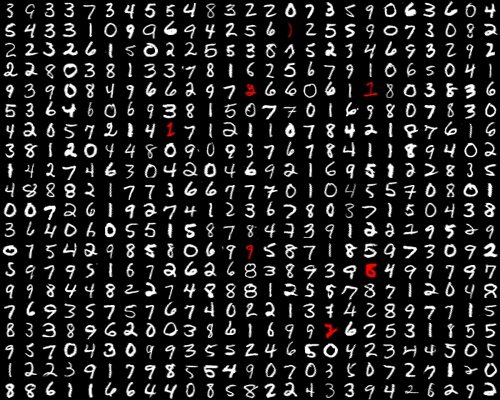
//> input picture lib/svm/svmsamples/assets/test.jpg, 500 x 400 px
$ ./sampletest   (built with g++ and OpenCV 4)
//> lines starting //> are read from the running program, lines starting //| are printed output that depends on the picture; after the words box and inside, x2 and y2 are one past the last pixel; in counts of white or black regions, pixels touching at a corner belong together
#include <iostream>
#include <opencv2/highgui.hpp>
#include <opencv2/imgproc.hpp>
#include <opencv2/objdetect.hpp>
#include <opencv2/ml.hpp>

using namespace std;
using namespace cv;

int cellSize = 20;
float affineFlags = WARP_INVERSE_MAP | INTER_LINEAR;
string imagepath = "assets/test.jpg";
string traineddatapath = "assets/trainedData.yml";

HOGDescriptor hog = HOGDescriptor(
    Size(20, 20), // winSize
    Size(8, 8), // blockSize
    /* Size(10, 10), //blockSize */
    Size(4, 4), // blockStride
    Size(8, 8), // cellSize
    9, // nbins
    1, // derivAper
    -1.0, // winSigma
    HOGDescriptor::L2Hys, // histogramNormType
    0.2, // L2HysThresh
    false, // gammal correction
    64, // nlevels = 64
    true // use signed gradients
);

Mat deskew(Mat &img) {
    Moments m = moments(img);

    if (abs(m.mu02) < 1e-2)
        return img.clone();

    float skew = m.mu11 / m.mu02;

    Mat warpMat = (Mat_<float>(2, 3) << 1, skew, -0.5 * cellSize * skew, 0, 1, 0);

    Mat imgOut = Mat::zeros(img.rows, img.cols, img.type());

    warpAffine(img, imgOut, warpMat, imgOut.size(), affineFlags);

    return imgOut;
}

int main() {

    Mat origImg = imread(imagepath, IMREAD_GRAYSCALE);
//> origImg: 400 rows x 500 cols, CV_8UC1; min 0, max 255, mean 35.1
    Mat img;

    threshold(origImg, img, 128, 255, THRESH_BINARY | THRESH_OTSU);
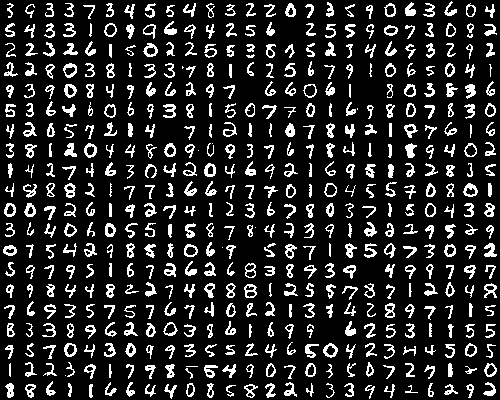
//> img: 400 rows x 500 cols, CV_8UC1; 15.1% white in thin lines or dots

    Mat answerMat;

    vector<Mat> digitCells, deskewedCells;
    vector<vector<float>> hogDescriptors;

    cout << "Separating digits by cells of 20x20 pixels in a vector..." << endl;
    // separate digits by cells of 20x20 pixels in a vector
    for (int i = 0; i < img.rows; i += cellSize) {
        for (int j = 0; j < img.cols; j += cellSize) {
            Mat cell = img.colRange(j, j + cellSize).rowRange(i, i + cellSize).clone();
            digitCells.push_back(cell);
        }
    }
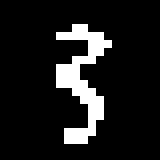
//> digitCells[0]: 20 rows x 20 cols, CV_8UC1 (shown 8 times larger); 11% white in thin lines or dots, all inside (x1, y1, x2, y2) = (7, 3, 14, 18)
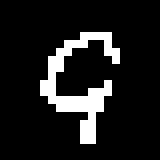
//> digitCells[1]: 20 rows x 20 cols, CV_8UC1 (shown 8 times larger); 11.5% white in thin lines or dots, all inside (x1, y1, x2, y2) = (5, 4, 15, 18)
//> digitCells[2]: 20 rows x 20 cols, CV_8UC1; 14.8% white in thin lines or dots, all inside (x1, y1, x2, y2) = (5, 3, 14, 17)
//> digitCells[3]: 20 rows x 20 cols, CV_8UC1; 14.5% white in thin lines or dots, all inside (x1, y1, x2, y2) = (4, 3, 14, 17)
//> digitCells[4]: 20 rows x 20 cols, CV_8UC1; 12% white in thin lines or dots, all inside (x1, y1, x2, y2) = (3, 5, 15, 19)
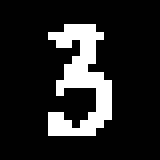
//> digitCells[5]: 20 rows x 20 cols, CV_8UC1 (shown 8 times larger); 14.8% white in thin lines or dots, all inside (x1, y1, x2, y2) = (6, 3, 14, 17)

    cout << "Deskewing cells one by one..." << endl;
    // deskew cells one by one
    for (int i = 0; i < digitCells.size(); i++) {
        Mat deskewedCell = deskew(digitCells.at(i));
        deskewedCells.push_back(deskewedCell);
    }
//> this loop made 500 passes
//> (skew in deskew, warpMat in deskew) on passes 1 to 3: (-0.00391, [[1, -0.00391, 0.0391], [0, 1, 0]]), (-0.0294, [[1, -0.0294, 0.294], [0, 1, 0]]), (-0.0227, [[1, -0.0227, 0.227], [0, 1, 0]])
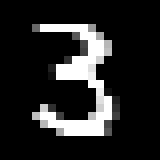
//> deskewedCells[3]: 20 rows x 20 cols, CV_8UC1 (shown 8 times larger); min 0, max 255, mean 37
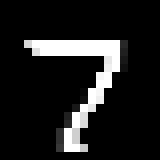
//> deskewedCells[4]: 20 rows x 20 cols, CV_8UC1 (shown 8 times larger); min 0, max 255, mean 30.6

    cout << "Specifying HOG descriptors for deskewed digit cells..." << endl;
    // specify HOG descriptors for deskewed digit cells
    for (int i = 0; i < deskewedCells.size(); i++) {
        vector<float> cellDescriptors;
        hog.compute(deskewedCells.at(i), cellDescriptors);
        hogDescriptors.push_back(cellDescriptors);
    }
//> after the loop, hogDescriptors = 500 items

    cout << "Creating Mat from HOG descriptors..." << endl;
    // create Mat from HOG descriptors
    int descriptorSize = hogDescriptors.at(0).size();
//> descriptorSize = 144
    // [4 lines of commented-out code are left out]

    Mat hogMat(hogDescriptors.size(), descriptorSize, CV_32FC1);
//> hogMat: 500 rows x 144 cols, CV_32FC1; every value is 0

    for (int i = 0; i < hogDescriptors.size(); i++) {
        for (int j = 0; j < descriptorSize; j++) {
            hogMat.at<float>(i, j) = hogDescriptors[i][j];
        }
    }
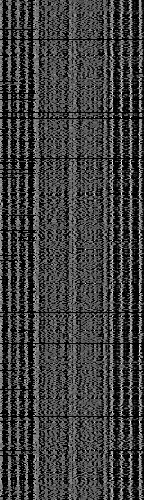
//> hogMat: 500 rows x 144 cols, CV_32FC1; min 0, max 0.995, mean 0.249

    cout << "SVM time!" << endl;
    // initializing SVM and loading with trained data
//> (the run ends here: the program stops with an error, at `Ptr<ml::SVM> svm = ml::SVM::load(traineddatapath);`)

$ run again, with lib/svm/svmsamples/assets/dataset.png saved as lib/svm/svmsamples/assets/test.jpg
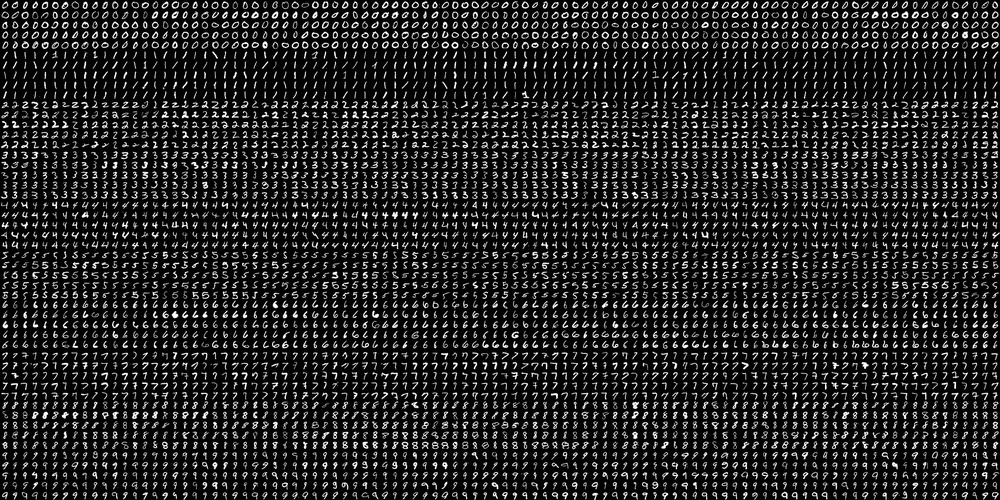
//> input picture lib/svm/svmsamples/assets/dataset.png, 1000 x 500 px, shrunk from 2000 x 1000 before the run
//> origImg is the input picture: 500 rows x 1000 cols, CV_8UC1; min 0, max 255, mean 36.4
//> img: 500 rows x 1000 cols, CV_8UC1; 18.6% white in thin lines or dots
//> the loop `for (int i = 0; i < digitCells.size(); i++)` made 1250 passes
//> (skew in deskew, warpMat in deskew) on passes 1 to 3: (-0.12, [[1, -0.12, 1.2], [0, 1, 0]]), (-0.268, [[1, -0.268, 2.68], [0, 1, 0]]), (0.0427, [[1, 0.0427, -0.427], [0, 1, 0]])
//> after the loop `for (int i = 0; i < digitCells.size(); i++)`:
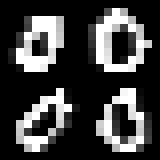
//> deskewedCells[5]: 20 rows x 20 cols, CV_8UC1 (shown 8 times larger); min 0, max 255, mean 63.8
//> after the loop `for (int i = 0; i < deskewedCells.size(); i++)`: hogDescriptors = 1250 items
//> descriptorSize = 144
//> after the loop `for (int i = 0; i < hogDescriptors.size(); i++)`:
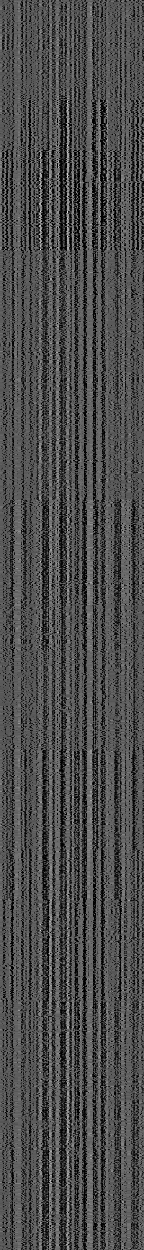
//> hogMat: 1250 rows x 144 cols, CV_32FC1; min 0, max 0.938, mean 0.299
